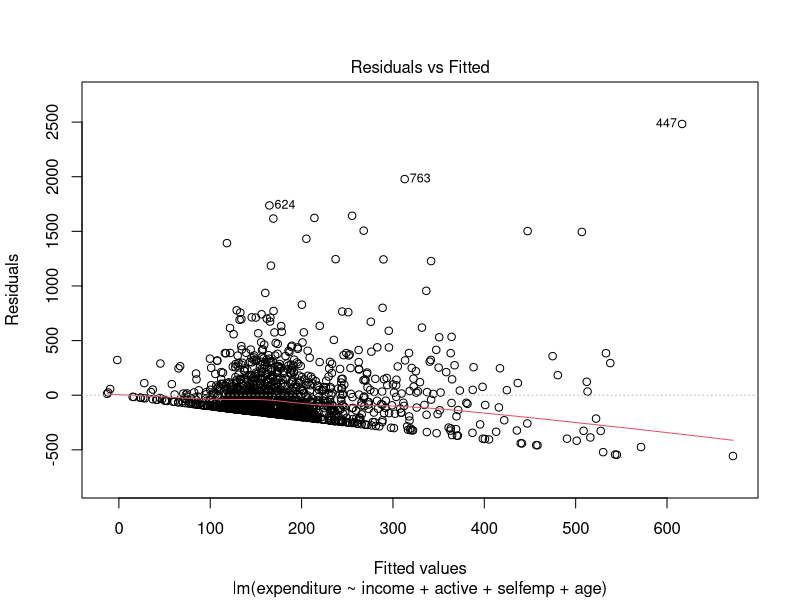
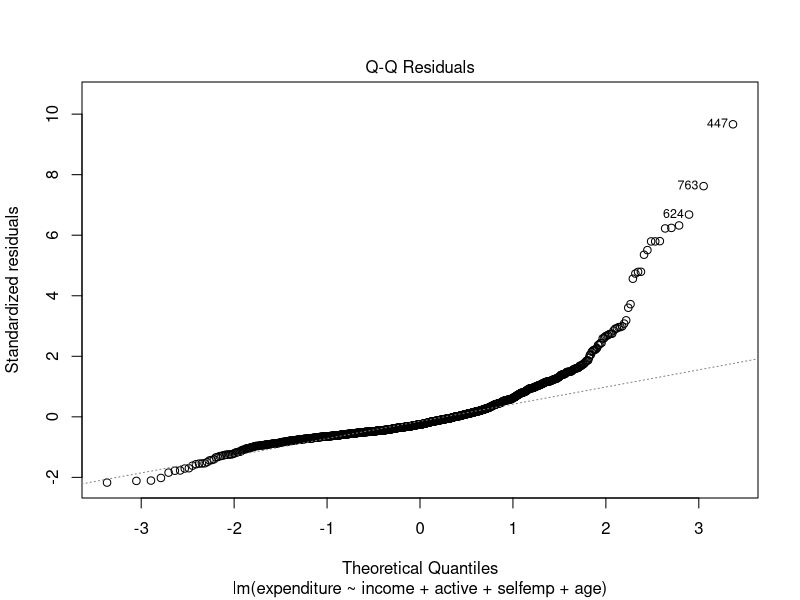
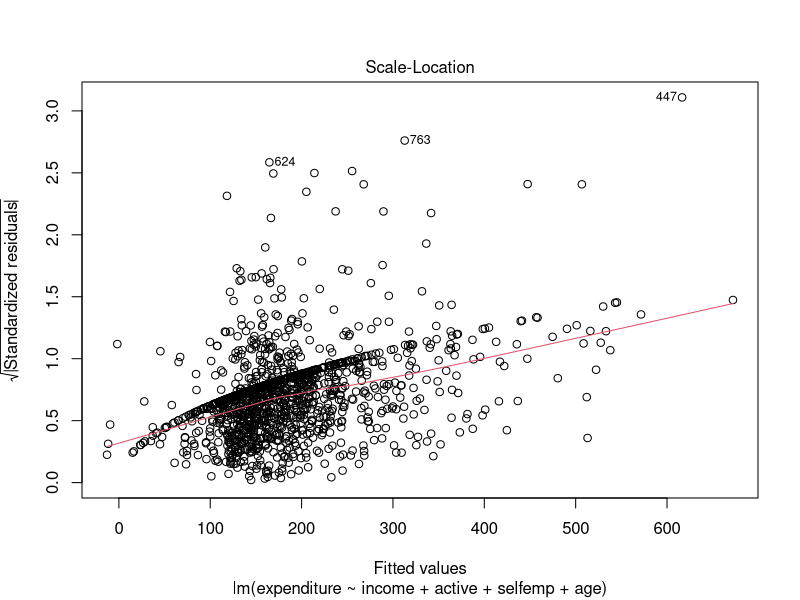
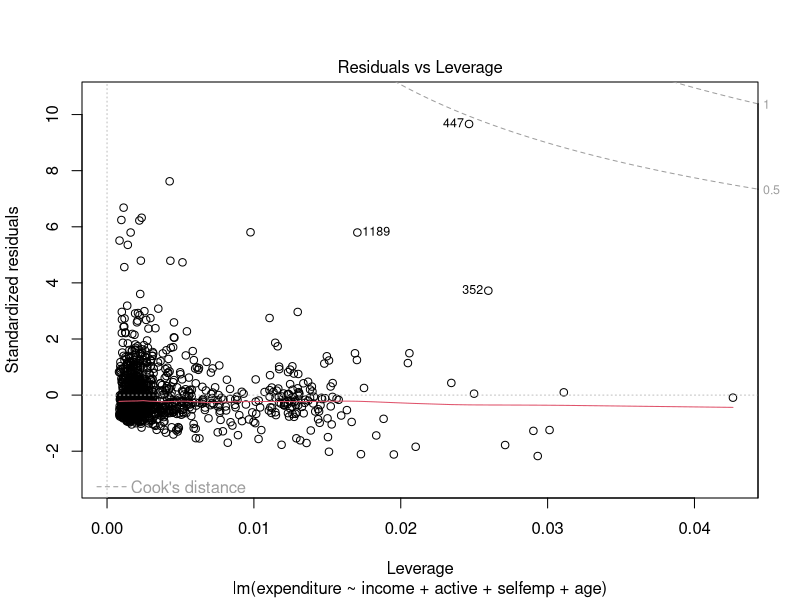
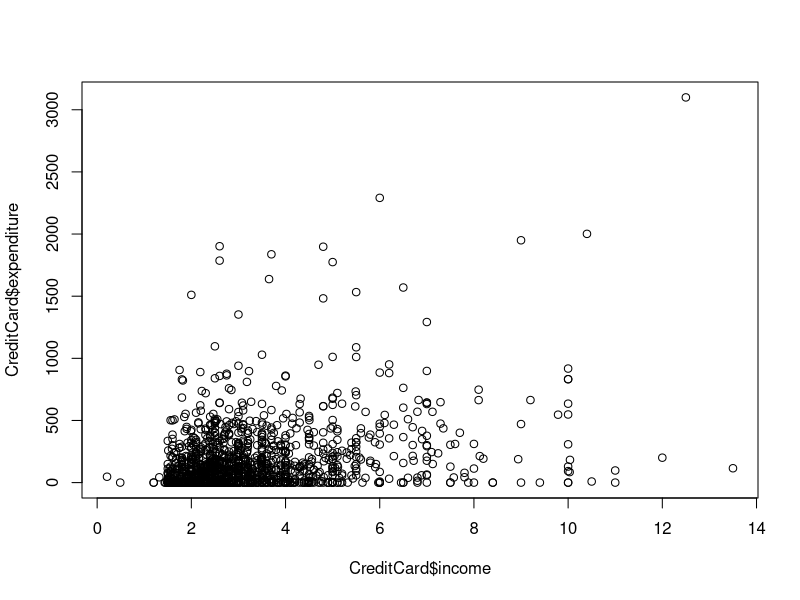
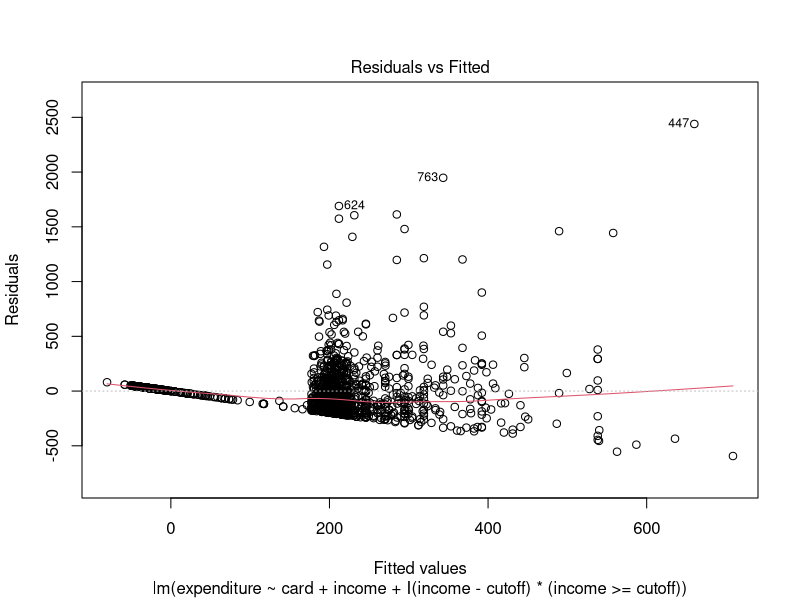
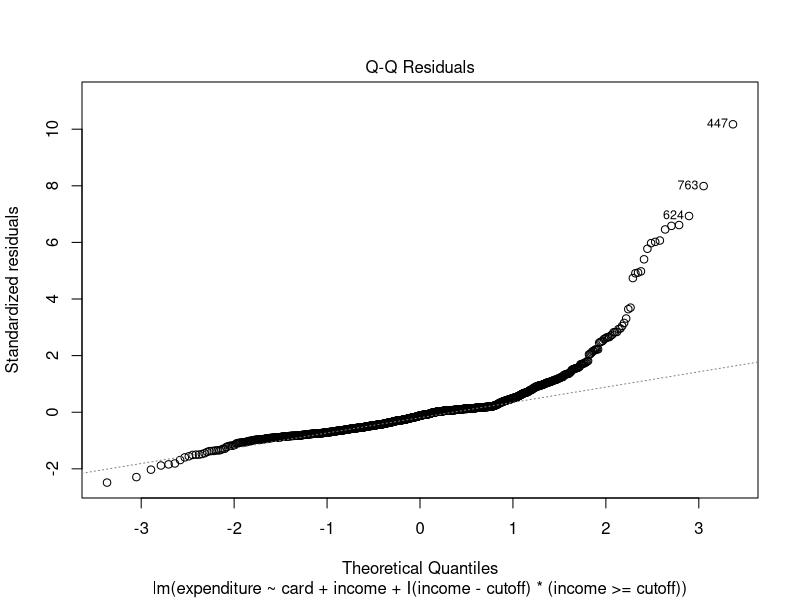
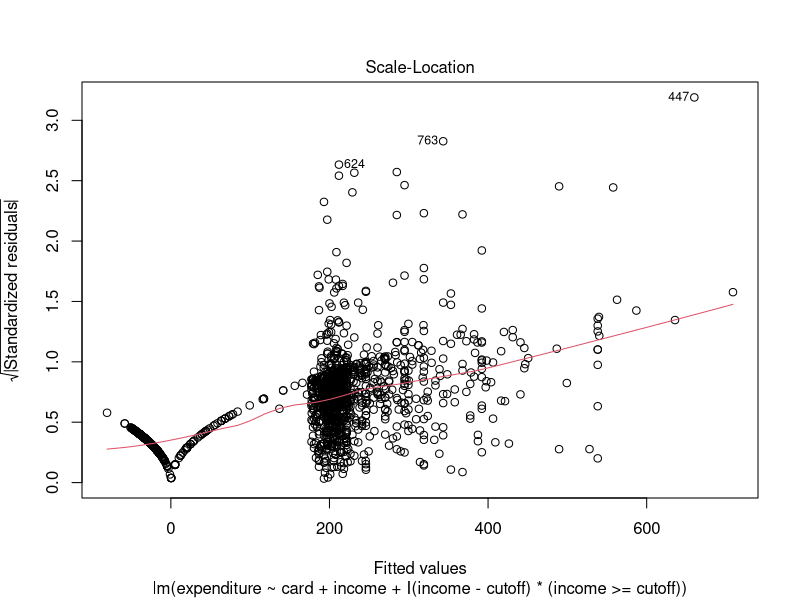

Source code (R) for these figures, in order:
library(AER)
help(CreditCard)
data("CreditCard")

# income-expenditure
cor(CreditCard$expenditure,CreditCard$income)       #treatment effect X on Y
CreditCard$owner_numeric <- as.numeric(factor(CreditCard$owner,levels = c("yes", "no"),
                                      ordered = TRUE))      #change from dummy to numeric

#check IV conditions
cor(CreditCard$expenditure,CreditCard$income)       #treatment effect X on Y
cor(CreditCard$expenditure,CreditCard$owner_numeric)   #exclusion restriction Z and Y
cor(CreditCard$income,CreditCard$owner_numeric)    #relevance Z to D
    #independence is met from the exogenous nature of owning a house to treatment effect
      #The fact of owning a house doesn't affect how income will influence expenditure 


#normal regression
#simple regression of x on y
s1 <- lm(expenditure ~ income, data = CreditCard)
s2 <- lm(expenditure ~ income
         +active+selfemp+age, 
         data=CreditCard)
# calculate robust coefficient
summary(s1)
summary(s2)
plot(s2)
plot(CreditCard$expenditure~ CreditCard$income)

cutoff <- 3
rdd <- lm(expenditure ~ card + income + I(income - cutoff)*(income >= cutoff), data = CreditCard)
plot(rdd)

#iv regression
#first stage regression of z on x
r1 <- lm(income ~ owner_numeric , data= CreditCard)
summary(r1)

#second stage regression of x on y
# perform TSLS using 'ivreg()'
iv <- ivreg(expenditure ~ income | owner_numeric, data = CreditCard)

iv2 <- ivreg(expenditure ~ income
             +active+selfemp+age
             | .-income+owner_numeric, 
             data = CreditCard)
summary(iv)
summary(iv2)
